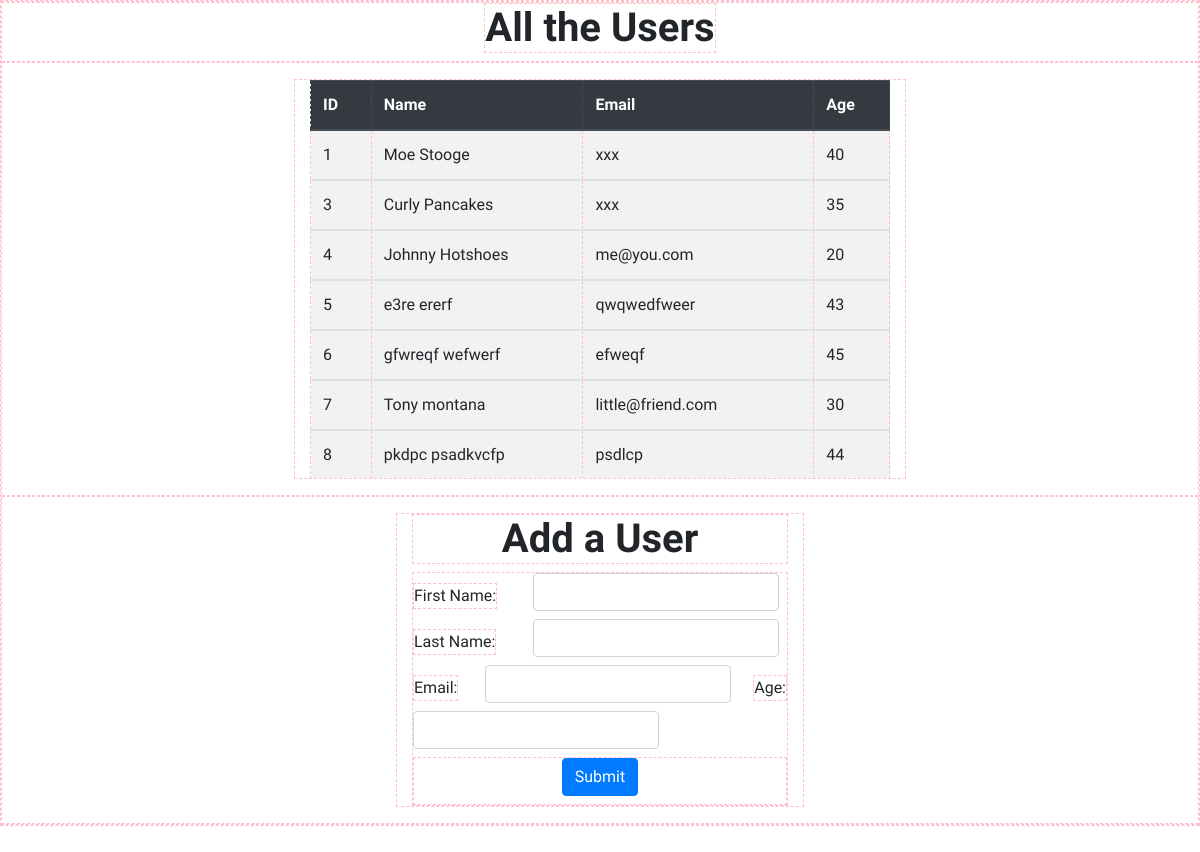
The page / on the database its author committed.
### users_app/models.py (models this page shows)
class User(models.Model):
    first_name = models.CharField(max_length=255)
    last_name = models.CharField(max_length=255)
    email_name = models.CharField(max_length=255)
    age = models.IntegerField()
    created_at = models.DateTimeField(auto_now_add=True)
    updated_at = models.DateTimeField(auto_now=True)

### users_app/views.py (the view)
def index(request):
    context = {
        "users": User.objects.all()
    }
    return render(request, "index.html", context)

### users_app/templates/index.html (shortened to what this page needs)
<!DOCTYPE html>
<html lang="en">
<head>
    {% load static %}
    <link rel="stylesheet" href="https://cdn.jsdelivr.net/npm/bootstrap@4.6.0/dist/css/bootstrap.min.css"
>
    <link rel="stylesheet" href="{% static 'css/style.css' %}">
</head>
<body>
    <div class="row justify-content-center">
        <h1>All the Users</h1>
    </div>
    <div class="row justify-content-center">
        <div class="col-6 tbm u-list">
            <table class="table table-striped">
                <thead class="thead-dark">
                    <tr>
                        <th>ID</th>
                        <th>Name</th>
                        <th>Email</th>
                        <th>Age</th>
                    </tr>
                </thead>
                {% for u in users %}
                <tbody>
                    <tr>
                        <td>{{ u.id }}</td>
                        <td>{{ u.first_name }} {{ u.last_name }}</td>
                        <td>{{ u.email_name }}</td>
                        <td>{{ u.age }}</td>
                    </tr>
                </tbody>
                {% endfor %}
            </table>
        </div>
    </div>
    <div class="row justify-content-center">
        <div class="col-4 tbm">
            <h1>Add a User</h1>
            <form class="form-inline justify-content-between" action="/user_create" method="POST">
                <label for="first_name">First Name: </label>
                <input type="text" class="form-control mb-2 mr-sm-2" id="first_name" name="first_name">
                <label for="last_name">Last Name: </label>
                <input type="text" class="form-control mb-2 mr-sm-2" id="last_name" name="last_name">
                <label for="email" class="mr-2">Email: </label>
                <input type="text" class="form-control mb-2 mr-sm-2 ml-1" id="email" name="email_name">
                <label for="Age">Age: </label>
                <input type="number" class="form-control mb-2 mr-sm-2" id="Age" name="age">
                <div class="col-12 d-flex justify-content-center">
                    <button type="submit" class="btn btn-primary mb-2">Submit</button>
                </div>
            </form>
        </div>
    </div>
</body>
</html>

### users_app/static/css/style.css (style rules this page uses)
* { padding: 0; margin: 0; box-sizing: border-box; border: 1px dashed pink; }
html, body { font-family: 'Itim', cursive; }
h1 { font-weight: bold; text-align: center; }
.tbm { margin: 1rem .5em; }
.u-list { overflow: auto; max-height: 25rem; }

### rows shown on the page
User: id "1", first_name "Moe", last_name "Stooge", email_name "xxx", age "40"
User: id "3", first_name "Curly", last_name "Pancakes", email_name "xxx", age "35"
User: id "4", first_name "Johnny", last_name "Hotshoes", email_name "me@you.com", age "20"
User: id "5", first_name "e3re", last_name "ererf", email_name "qwqwedfweer", age "43"
User: id "6", first_name "gfwreqf", last_name "wefwerf", email_name "efweqf", age "45"
User: id "7", first_name "Tony", last_name "montana", email_name "little@friend.com", age "30"
User: id "8", first_name "pkdpc", last_name "psadkvcfp", email_name "psdlcp", age "44"
